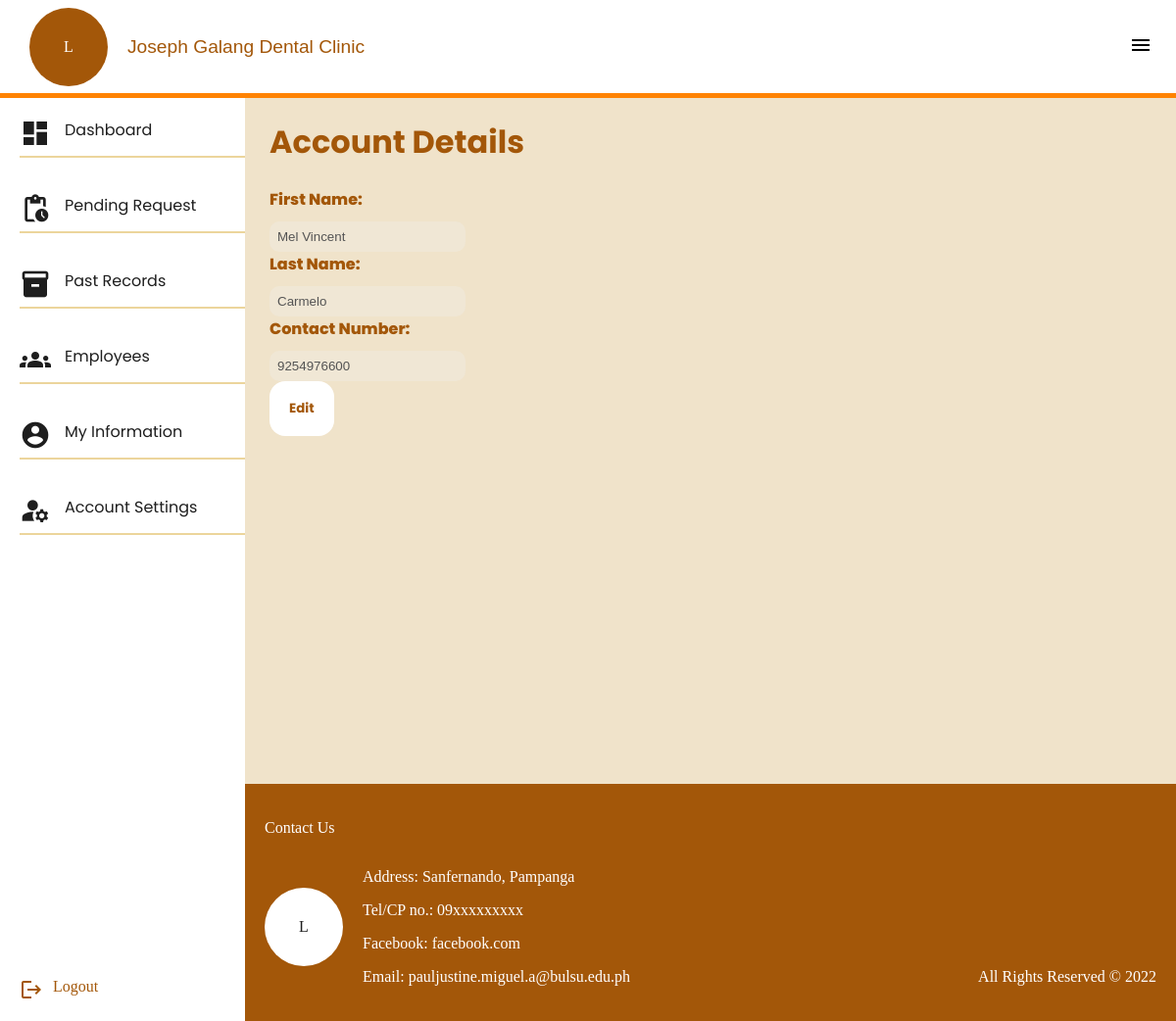
Screenshot of /admin/information.php (signed in) with the database file from the repository.
### tables this page shows
CREATE TABLE `account_info` (
  `account_ID` int(10) NOT NULL,
  `fname` varchar(30) NOT NULL,
  `lname` varchar(30) NOT NULL,
  `contactNo` varchar(10) NOT NULL,
  `email` varchar(255) NOT NULL
);

### admin/information.php (the view, shortened to what this page needs)
<?php require("partials/head.php");
$account = [];
$query = sprintf("SELECT * FROM account_info WHERE email='%s' LIMIT 1;", $_SESSION['email']);
require("../php/dbConnect.php");
$result = mysqli_query($conn, $query);
if (mysqli_num_rows($result) <= 0) {
    echo showModalError("Can't Retrieve Account Details");
} else {
    $account = mysqli_fetch_array($result);
}
?>
<main>
    <h1>Account Details</h1>
    <div class="account-details-wrapper">
        <?php if (count($account) <= 0) : ?>
            <h2>Error Fetching Account Details in the Server.</h2>
        <?php else : ?>
            <form id="edit-account-form" action="<?php echo htmlspecialchars($_SERVER["PHP_SELF"]); ?>" method="post">
                <div class="input-wrapper">
                    <label for="inputFName">First Name:
                    </label>
                    <input type="text" min="2" max="100" name="fname" value="<?= $account['fname']    ?>" id="inputFName" class="disabled-input" required disabled />
                </div>
                <div class="input-wrapper">
                    <label for="inputLName">Last Name:</label>
                    <input type="text" min="2" max="100" name="lname" value="<?= $account['lname']    ?>" id="inputLName" required disabled class="disabled-input" />
                </div>
                <div class="input-wrapper">
                    <label for="inputContactNumber">Contact Number:</label>
                    <input type="text" maxlength="11" name="contactNo" id="inputContactNumber" required value="<?= $account['contactNo']    ?>" disabled class="disabled-input" />
                </div>
                <button id="btn-edit-info" type="button" class="btn">Edit</button>
            </form>
        <?php endif ?>
    </div>
</main>
<?php require("partials/footer.php") ?>

### admin/assets/style.css (style rules this page uses)
* { box-sizing: border-box; }
body { margin: 0; font-family: "Poppins SemiBold"; min-height: 100vh; scroll-behavior: smooth; }
main { padding: 25px; padding-top: 100px; color: #a35709; background-color: #f0e3ca; padding-bottom: 50px; min-height: 100vh; font-family: "Poppins", sans-serif; }
.btn { border-radius: 16px; font-family: inherit; font-weight: bold; color: #a35709; background-color: #fff; border: none; padding: 18px 20px; transition: all 0.2s ease-in-out; font-family: "Poppins", sans-serif; }
.input-wrapper { display: flex; flex-flow: nowrap column; gap: 10px; font-family: "Poppins", sans-serif; }
.input-wrapper label { font-weight: 800; }
.input-wrapper input[type="text"], .input-wrapper input[type="password"] { width: 200px; border-radius: 10px; padding: 8px; border: none; }

### rows the page displays
account_info: fname "Mel Vincent", lname "Carmelo", contactNo "9254976600"
